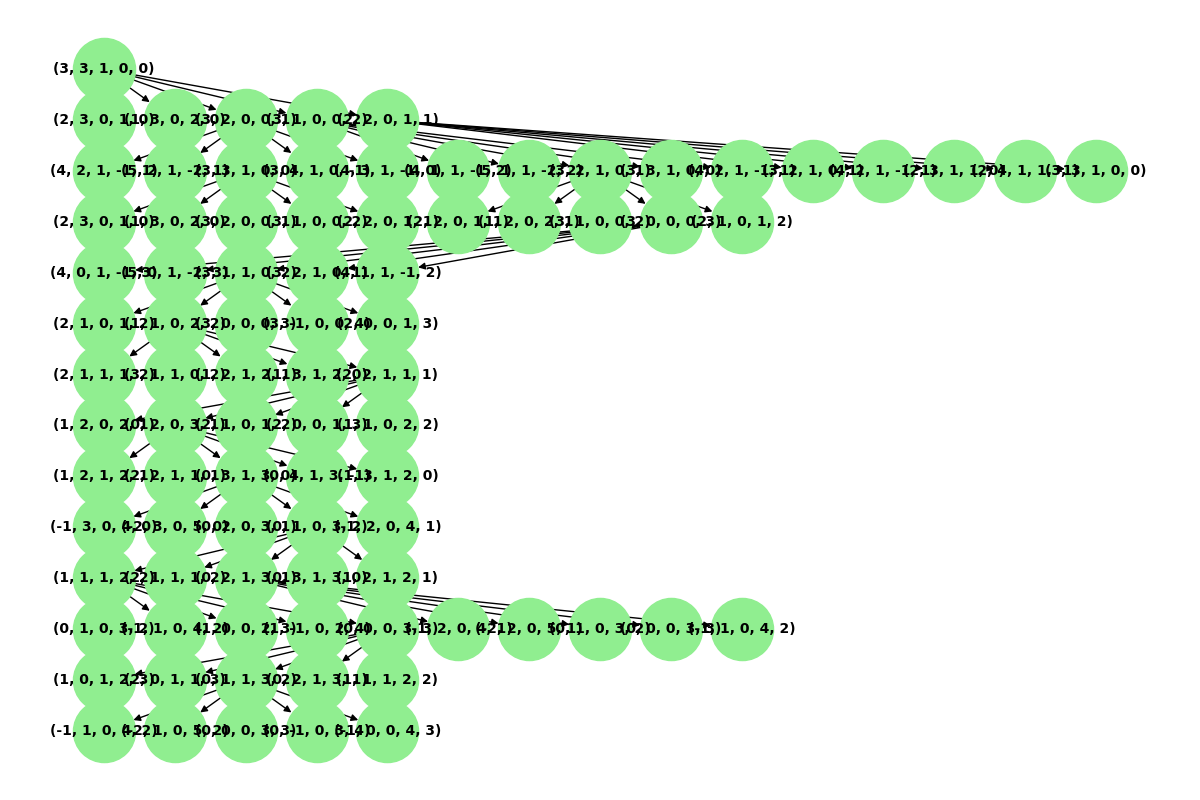

This chart was generated by the following Python code:
import networkx as nx
import matplotlib.pyplot as plt
from collections import deque
import time
import psutil
from io import BytesIO  # Para manejar la imagen en memoria
class Nodo:
    def __init__(self, estado, padre=None, accion=None, id=None, valido=True):
        self.estado = estado
        self.padre = padre
        self.accion = accion
        self.hijos = []
        self.id = id  # Identificador único para cada nodo
        self.valido = valido  # Indica si el estado es válido o no
    def agregar_hijo(self, hijo):
        self.hijos.append(hijo)
def validar_estado(estado):
    o_izq, l_izq, b, o_der, l_der = estado
    if o_izq < 0 or l_izq < 0 or o_der < 0 or l_der < 0:
        return False
    if o_izq > 3 or l_izq > 3 or o_der > 3 or l_der > 3:
        return False
    if (o_izq > 0 and o_izq < l_izq):
        return False
    if (o_der > 0 and o_der < l_der):
        return False
    return True
def generar_acciones():
    return [(1, 0), (2, 0), (0, 1), (0, 2), (1, 1)]
def expandir_nodo(nodo, node_id_counter, estados_generados):
    acciones = generar_acciones()
    hijos = []
    for accion in acciones:
        do, dl = accion
        if nodo.estado[2] == 1:  # Barco en la izquierda
            nuevo_estado = (nodo.estado[0] - do, nodo.estado[1] - dl, 0,
                            nodo.estado[3] + do, nodo.estado[4] + dl)
        else:  # Barco en la derecha
            nuevo_estado = (nodo.estado[0] + do, nodo.estado[1] + dl, 1,
                            nodo.estado[3] - do, nodo.estado[4] - dl)
        es_valido = validar_estado(nuevo_estado)
        nuevo_nodo = Nodo(nuevo_estado, padre=nodo, accion=accion, id=node_id_counter, valido=es_valido)
        nodo.agregar_hijo(nuevo_nodo)
        estados_generados.add(nuevo_estado)
        hijos.append(nuevo_nodo)
        node_id_counter += 1
    return hijos, node_id_counter
def bfs(nodo_raiz):
    inicio_tiempo = time.time()
    proceso = psutil.Process()
    memoria_inicial = proceso.memory_info().rss
    frontera = deque([nodo_raiz])
    estados_visitados = set()
    estados_generados = set()
    nodos_visitados = 1
    node_id_counter = 1
    all_nodes = [nodo_raiz]
    all_edges = []
    soluciones = []
    while frontera:
        nodo_actual = frontera.popleft()
        time.sleep(0.01)  # Retardo de 10ms
        hijos, node_id_counter = expandir_nodo(nodo_actual, node_id_counter, estados_generados)
        for hijo in hijos:
            all_nodes.append(hijo)
            all_edges.append((nodo_actual.id, hijo.id))
            # Si el estado es válido, se debe continuar la exploración
            if hijo.valido:
                if hijo.estado not in estados_visitados:
                    frontera.append(hijo)
                    estados_visitados.add(hijo.estado)
                    nodos_visitados += 1
                if hijo.estado == (0, 0, 0, 3, 3):  # Condición de solución
                    soluciones.append(hijo)  # Guardar todas las soluciones

    fin_tiempo = time.time()
    tiempo_total = fin_tiempo - inicio_tiempo
    memoria_final = proceso.memory_info().rss
    memoria_consumida = memoria_final - memoria_inicial
    return soluciones, nodos_visitados, all_nodes, all_edges, memoria_consumida, tiempo_total

def dibujar_arbol(all_nodes, all_edges, filename="anchura.png"):
    G = nx.DiGraph()

    for nodo in all_nodes:
        G.add_node(nodo.id, label=str(nodo.estado))

    for parent_id, child_id in all_edges:
        G.add_edge(parent_id, child_id)

    levels = {}
    def asignar_niveles(nodo, depth=0):
        if depth not in levels:
            levels[depth] = []
        levels[depth].append(nodo.id)
        for hijo in nodo.hijos:
            asignar_niveles(hijo, depth+1)

    asignar_niveles(all_nodes[0])

    pos = {}
    for depth, ids in levels.items():
        for i, node_id in enumerate(ids):
            pos[node_id] = (i, -depth)

    labels = nx.get_node_attributes(G, 'label')

    plt.figure(figsize=(12, 8))
    nx.draw(G, pos, with_labels=True, labels=labels, node_color='lightgreen', node_size=2000, font_size=10, font_weight='bold', arrows=True)
    plt.title("Árbol de Búsqueda de Anchura - Ovejas y Lobos")

    # Guardar el gráfico en un archivo
    plt.savefig(filename)
    
    plt.close() 
   
def main():
    estado_inicial = (3, 3, 1, 0, 0)
    nodo_raiz = Nodo(estado_inicial, id=0)
    soluciones, nodos_visitados, all_nodes, all_edges, memoria_consumida, tiempo_total = bfs(nodo_raiz)

    if soluciones:
        print("Se encontraron soluciones:")
        for idx, solucion in enumerate(soluciones):
            print(f"Solución {idx + 1}:")
            camino = []
            nodo = solucion
            while nodo:
                camino.append(nodo.estado)
                nodo = nodo.padre
            camino.reverse()
            for step_idx, estado in enumerate(camino):
                print(f"Paso {step_idx + 1}: {estado}")
            print("************************************")
    else:
        print("No se encontraron soluciones.")

    print(f"\nMedidas de rendimiento:")
    print(f"Nodos visitados (válidos): {nodos_visitados}")
    print(f"Total de nodos generados: {len(all_nodes)}")
    print(f"Tiempo total de ejecución: {tiempo_total:.4f} segundos")
    print(f"Memoria RAM total consumida: {memoria_consumida / 1024:.2f} bytes")

    # Retornar el buffer con la imagen del árbol de búsqueda
    return dibujar_arbol(all_nodes, all_edges)

if __name__ == "__main__":
    main()
